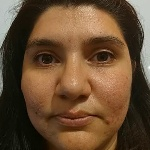
#> input picture ReconocimientoFacial/Data/Ale/rostro_100.jpg, 150 x 150 px, found by its file name; its folder holds only this picture in this run
$ python FisherFaces_entrenandoRF.py
#> lines starting #> are read from the running program, lines starting #| are printed output that depends on the picture
# Este archivo nos sirve para los 3 metodos, angenfaces, fisherfaces y lbph
import cv2
import os
import numpy as np

dataPath = 'G:/Developer/Conocimiento/Python/CV2/ReconocimientoFacial/Data'
# Listamos las carpetas dentro de data
peopleList = os.listdir(dataPath)
print('Lista de personas: ', peopleList)

# Tenemos que identificar cada rostro y poder vincular las imagenes (facesData) con las labels (0,1,2..)
labels = []
facesData = []
label = 0

# Todas las imaganes de la persona Blas tienen la etiqueta 0
# Ruta de los directorios con sus nombres donde se leearan las imagenes
for nameDir in peopleList:
	personPath = dataPath + "/" + nameDir
	print (f"Leyendo las imaganes del directorio {nameDir}")

	# Leemos cada uno de los rostros de cada de las personas, listdir es una lista de todos los archivos del directorio y la recorremos
	for fileName in os.listdir(personPath):
		print("Rostro: ", nameDir + "/" + fileName)
		# agrego un objeto "label" a la lista de etiquetas "labels" para identificar a quien pertenece cada imagen
		labels.append(label)
		# Con openvc leo el archivo imagen en escala de grises, osea"0" y lo agrego a la lista "facedata" donde se guardaran las imagenes
		facesData.append(cv2.imread(personPath + "/" + fileName, 0))
		image = cv2.imread(personPath + "/" + fileName, 0)
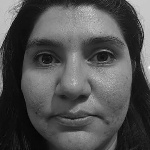
#> image: shape (150, 150); min 0, max 255, mean 81.6
		# Muestro por pantalla la imagen actual
		#cv2.imshow('image', image)
		#cv2.waitKey(10)
	label = label + 1
#> pass 2 of the loop `for nameDir in peopleList:`:
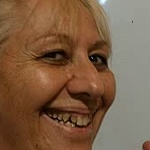
#> input picture ReconocimientoFacial/Data/Ana/rostro_0.jpg, 150 x 150 px, found by its file name
#> `image = cv2.imread(personPath + "/" + fileName, 0)`:
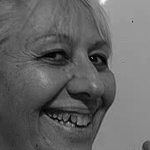
#> image: shape (150, 150); min 0, max 250, mean 100.7

# [5 lines of commented-out code are left out]

face_recognizer = cv2.face.FisherFaceRecognizer_create()


# Empezamos a entrenarlo con el array donde estan los rostros y las estiquetas de cada imagen
# El argumento de la funcion pide que sean numpys arrays
print("Entrenando...")
face_recognizer.train(facesData, np.array(labels))

# Guardamos el modelo obtenido con con su nombre para poder usarlo en otro script y no tenerlo que volver a entrenar
# Puede ser XML o YAML
face_recognizer.write('modeloFisherFace.xml')
print("Modelo almacenado..")
